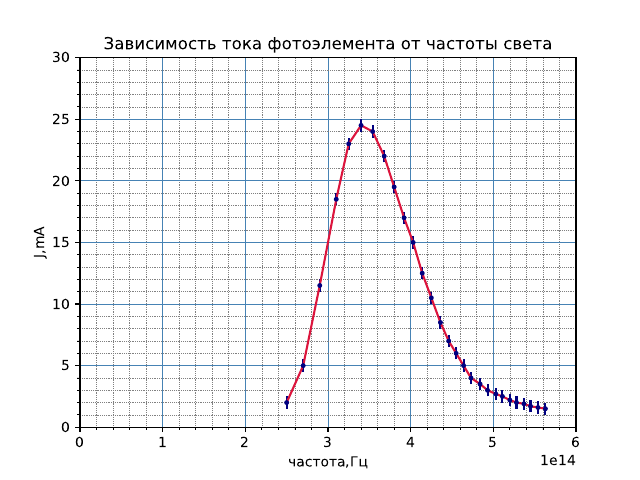

The Python source for this figure:
import numpy as np 
import matplotlib.pyplot as plt 
import matplotlib.ticker

fig = plt.figure() 
ax = fig.add_subplot(111) 

# def f(x): #x— градусы 
# 	p1 =-3.668*10**(7) 
# 	p2=-9.329*10**(9) 
# 	p3 =7.457*10**(14) 
# 	f = p1*x**2 + p2*x + p3 
# 	return f 
# x=np.arange(200,3500,1) 
x=np.array([2.50*10**14, 2.70*10**14, 2.90*10**14, 3.10*10**14, 3.25*10**14, 3.40*10**14, 3.54*10**14,	3.68*10**14, 3.80*10**14, 3.92*10**14, 4.03*10**14, 4.14*10**14, 4.25*10**14, 4.36*10**14, 4.46*10**14, 4.55*10**14, 4.64*10**14, 4.73*10**14, 4.84*10**14, 4.93*10**14, 5.03*10**14, 5.11*10**14, 5.20*10**14, 5.28*10**14, 5.37*10**14, 5.45*10**14, 5.54*10**14, 5.63*10**14
])
y=np.array([2,5,11.5,18.5,23,24.5,24,22,19.5,17,15,12.5,10.5,8.5,7,6,5,4,3.5,3,2.7,2.5,2.2,2,1.9,1.7,1.6,1.5])
def lagranz(x,y,t):
    z=0
    for j in range(len(y)):
        p1=1; p2=1
        for i in range(len(x)):
            if i==j:
                p1=p1*1; p2=p2*1   
            else: 
                p1=p1*(t-x[i])
                p2=p2*(x[j]-x[i])
        z=z+y[j]*p1/p2
    return z
xnew=np.linspace(np.min(x),np.max(x),1)
ynew=[lagranz(x,y,i) for i in xnew]
plt.errorbar(x, y, xerr=0.02*10**14., yerr=0.5, c='navy', marker='.', ms=5, fmt='o')
plt.plot(x,y,'-',xnew,ynew, color='crimson')
plt.axis([0,6*10**14, 0, 30])
plt.grid(color="steelblue", which="major", linestyle='-', linewidth=0.7)
plt.grid(color="grey", which="minor", linestyle=':', linewidth=0.5)
plt.ylabel('J,mA')
plt.xlabel('частота,Гц')
plt.minorticks_on()
plt.title('Зависимость тока фотоэлемента от частоты света')
plt.savefig('z2.pdf',dpi=300)
plt.show()



x=np.array([2.51*10**-14, 2.33*10**-14, 2.17*10**-14, 2.03*10**-14, 1.93*10**-14, 1.85*10**-14, 1.77*10**-14, 1.71*10**-14, 1.65*10**-14, 1.60*10**-14, 1.56*10**-14, 1.52*10**-14, 1.48*10**-14, 1.44*10**-14, 1.41*10**-14, 1.38*10**-14, 1.35*10**-14, 1.33*10**-14, 1.3*10**-14, 1.27*10**-14, 1.25*10**-14, 1.23*10**-14, 1.21*10**-14, 1.19*10**-14, 1.17*10**-14, 1.15*10**-14, 1.13*10**-14, 1.12*10**-14
])
y=np.array([2,5,11.5,18.5,23,24.5,24,22,19.5,17,15,12.5,10.5,8.5,7,6,5,4,3.5,3,2.7,2.5,2.2,2,1.9,1.7,1.6,1.5])
def lagranz(x,y,t):
    z=0
    for j in range(len(y)):
        p1=1; p2=1
        for i in range(len(x)):
            if i==j:
                p1=p1*1; p2=p2*1   
            else: 
                p1=p1*(t-x[i])
                p2=p2*(x[j]-x[i])
        z=z+y[j]*p1/p2
    return z
xnew=np.linspace(np.min(x),np.max(x),1)
ynew=[lagranz(x,y,i) for i in xnew]
plt.errorbar(x, y, xerr=0.02*10**-14., yerr=0.5, c='navy', marker='.', ms=5, fmt='o')
plt.plot(x,y,'-',xnew,ynew, color='crimson')
plt.axis([0,6*10**-14, 0, 30])
plt.grid(color="steelblue", which="major", linestyle='-', linewidth=0.7)
plt.grid(color="grey", which="minor", linestyle=':', linewidth=0.5)
plt.ylabel('J,mA')
plt.xlabel('частота,Гц')
plt.minorticks_on()
# plt.title('Зависимость тока фотоэлемента от частоты света')
# plt.savefig('z2.pdf',dpi=300)
plt.show()
